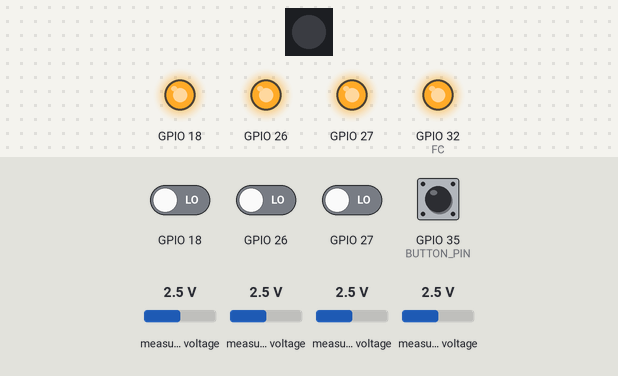
Recording of a sketch running on a simulated ESP32. On the bench: 1 RGB LEDs in strip order, left to right, output pins drawn as LEDs (lit = HIGH). The test bench sets the inputs (shaded band); at power-on: GPIO 18, GPIO 26, GPIO 27, GPIO 35 (BUTTON_PIN) LOW, measured voltage 2.5 V. Pins used as bus, display or sensor lines are not drawn; what the sketch prints to the serial monitor is not drawn.

Above: at 14.5 s.
At 15.5 s:
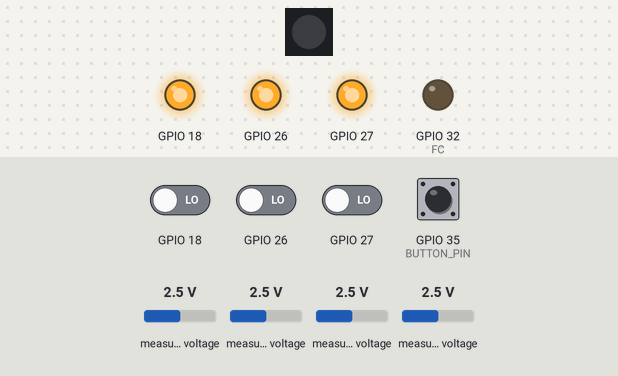
Timing chart, 0 to 17.1 s (numbered marks = the images above):
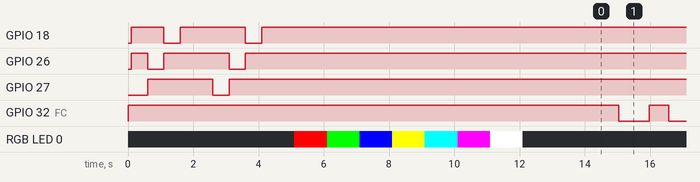

Measured:
- by itself, GPIO 32 (FC): alternates HIGH for 0.60 s and LOW for 0.94 s

The sketch:

AGENT1_BM1_TEST_CODE.ino
```cpp
/*
 * NORVI-AGENT-BM1-LTE
 */
#include <Wire.h>
#include <Adafruit_NeoPixel.h>
#include <Adafruit_ADS1X15.h>

Adafruit_ADS1115 ads1;
#define VOLTAGE_DIVIDER_RATIO 0.4005

#define BUTTON_PIN   35    // Digital IO pin connected to the button.  This will be

#define LED_PIN 25     // Pin connected to the data input of the LED
#define NUM_LEDS 1     // Number of LEDs (1 in this case)

#define OUTPUT1 23
#define OUTPUT2 13

#define RXD 23 // 485 DIFINE
#define TXD 13
#define FC  32

#define GSM_RX 4
#define GSM_TX 5
#define GSM_RESET 19

Adafruit_NeoPixel strip = Adafruit_NeoPixel(NUM_LEDS, LED_PIN, NEO_GRB + NEO_KHZ800);

void setup() {
  Serial.begin(115200);

  pinMode(GSM_RESET, OUTPUT);
  digitalWrite(GSM_RESET, HIGH);   // GSM

  pinMode(FC, OUTPUT);
  digitalWrite(FC, HIGH);

  Serial2.begin(115200, SERIAL_8N1, GSM_RX, GSM_TX);
  Serial1.begin(9600, SERIAL_8N1,RXD,TXD);

  //LED CHECK
  pinMode(27, OUTPUT);
  pinMode(26, OUTPUT);
  pinMode(18, OUTPUT);

  strip.begin();
  strip.show();

  delay(100);
  input_led_test();
  delay(500);
  input_led_test();
  delay(500);
  rgb_test();
  delay(1000);

  pinMode(27, INPUT);
  pinMode(26, INPUT);
  pinMode(18, INPUT);

  pinMode(BUTTON_PIN, INPUT);

   Wire.begin(21,22);

  if (!ads1.begin(0x48)) {
    Serial.println("Failed to initialize ADS 1 .");
    while (1);
  }
  ads1.setGain(GAIN_ONE);  // 1x gain +/- 4.096V  (1 bit = 0.125mV)
 digitalWrite(FC, HIGH);   // RS-485
}

void loop() {
  int16_t adc0, adc1, adc2, adc3;
  Serial.println("");
  Serial.print("BUTTON: ");Serial.println(digitalRead(BUTTON_PIN));

  Serial.print("I1: ");Serial.println(digitalRead(27));
  Serial.print("I2: ");Serial.println(digitalRead(26));
  Serial.print("I3: ");Serial.println(digitalRead(18));
  delay(200);

  adc0 = ads1.readADC_SingleEnded(0);
  adc1 = ads1.readADC_SingleEnded(1);
  adc2 = ads1.readADC_SingleEnded(2);
  adc3 = ads1.readADC_SingleEnded(3);

  float voltage0 = adc0 * 0.125 / 1000.0 / VOLTAGE_DIVIDER_RATIO;
  float voltage1 = adc1 * 0.125 / 1000.0 / VOLTAGE_DIVIDER_RATIO;
  float voltage2 = adc2 * 0.125 / 1000.0 / VOLTAGE_DIVIDER_RATIO;
  float voltage3 = adc3 * 0.125 / 1000.0 / VOLTAGE_DIVIDER_RATIO;

  Serial.print("Input Voltage 0: "); Serial.print(voltage1); Serial.println(" V");
  Serial.print("Input Voltage 1: "); Serial.print(voltage2); Serial.println(" V");
  Serial.print("Input Voltage 2: "); Serial.print(voltage0); Serial.println(" V");

 while (Serial.available()) {
    int inByte = Serial.read();
    Serial2.write(inByte);
  }

  while (Serial2.available()) {
    int inByte = Serial2.read();
    Serial.write(inByte);
  }
  Serial.println("");
  delay(100);

  digitalWrite(FC, HIGH);                    // Make FLOW CONTROL pin HIGH
  delay(300);
  Serial1.println(F("RS485 01 SUCCESS"));    // Send RS485 SUCCESS serially
  delay(300);                                // Wait for transmission of data
  digitalWrite(FC, LOW) ;                    // Receiving mode ON
  delay(300);

  while (Serial1.available()) {  // Check if data is available
    char c = Serial1.read();     // Read data from RS485
    Serial.write(c);             // Print data on serial monitor
  }
 delay(300);
 Serial.println("____________________________________");
}

void input_led_test(){
  digitalWrite(27, LOW);
  digitalWrite(26, HIGH);
  digitalWrite(18, HIGH);

  delay(500);
  digitalWrite(27, HIGH);
  digitalWrite(26, LOW);
  digitalWrite(18, HIGH);

  delay(500);
  digitalWrite(27, HIGH);
  digitalWrite(26, HIGH);
  digitalWrite(18, LOW);

  delay(500);
  digitalWrite(27, HIGH);
  digitalWrite(26, HIGH);
  digitalWrite(18, HIGH);

  delay(500);
  digitalWrite(27, HIGH);
  digitalWrite(26, HIGH);
  digitalWrite(18, HIGH);
}

void rgb_test(){
  strip.setPixelColor(0, strip.Color(255, 0, 0)); // Red
  strip.show();
  delay(1000); // Wait for 1 second

  strip.setPixelColor(0, strip.Color(0, 255, 0)); // Green
  strip.show();
  delay(1000); // Wait for 1 second

  strip.setPixelColor(0, strip.Color(0, 0, 255)); // Blue
  strip.show();
  delay(1000); // Wait for 1 second

  strip.setPixelColor(0, strip.Color(255, 255, 0)); // Yellow
  strip.show();
  delay(1000); // Wait for 1 second

  strip.setPixelColor(0, strip.Color(0, 255, 255)); // Cyan
  strip.show();
  delay(1000); // Wait for 1 second

  strip.setPixelColor(0, strip.Color(255, 0, 255)); // Magenta
  strip.show();
  delay(1000); // Wait for 1 second

  strip.setPixelColor(0, strip.Color(255, 255, 255)); // White
  strip.show();
  delay(1000); // Wait for 1 second

  strip.setPixelColor(0, strip.Color(0, 0, 0)); // Off
  strip.show();
  delay(1000); // Wait for 1 second
}
```
